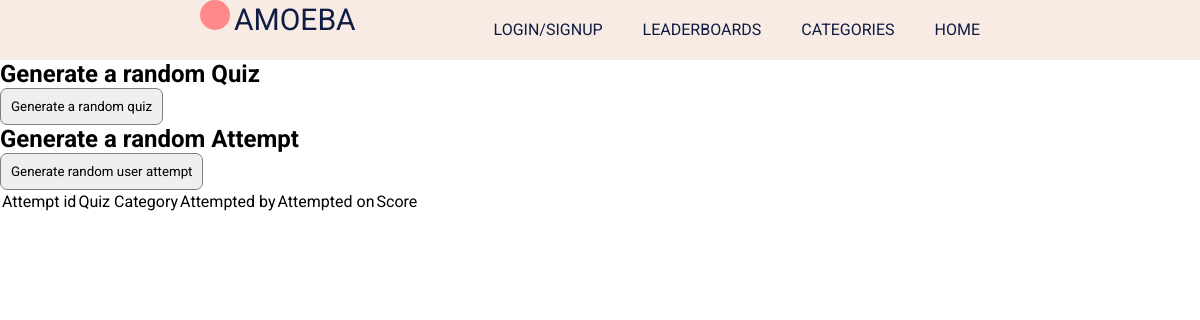
Page /pretendattempts on the earlier database version.
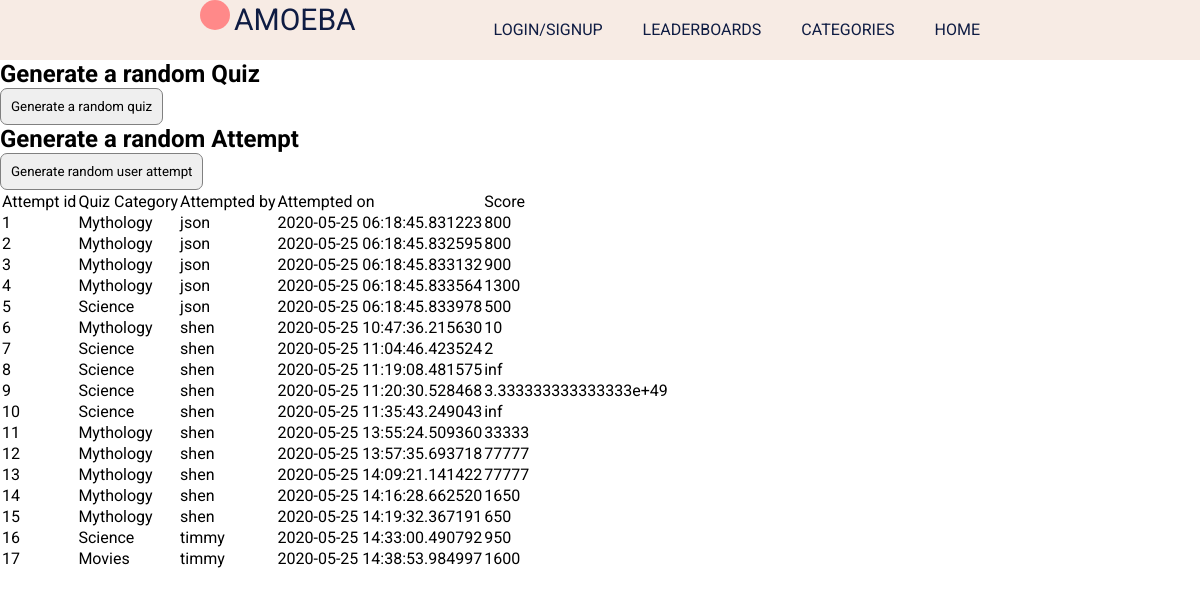
Same page on the later database version.
### app/models.py (models this page shows, shortened)
class Attempt(db.Model):
  id = db.Column(db.Integer, primary_key=True)
  user_id = db.Column(db.Integer, db.ForeignKey('user.id'))
  quiz_id = db.Column(db.Integer, db.ForeignKey('quiz.id'))
  score = db.Column(db.Integer, index=True)
  date = db.Column(db.DateTime, index=True, default=datetime.utcnow)

class Quiz(db.Model):
  id = db.Column(db.Integer, primary_key=True)
  category = db.Column(db.String(32), index=True)
  quizname = db.Column(db.String(32), index=True, unique=True)
  filename = db.Column(db.String(32),unique=True)
  date_added = db.Column(db.DateTime, index=True, default=datetime.utcnow)
  user_id = db.Column(db.Integer, db.ForeignKey('user.id'))
  attempts = db.relationship('Attempt', backref = 'quiz', lazy = 'dynamic')

class User(UserMixin, db.Model):
  id = db.Column(db.Integer, primary_key=True)
  username = db.Column(db.String(20), unique=True, index=True, nullable=False)
  email = db.Column(db.String(120), unique=True, index=True, nullable=False)
  password_hash = db.Column(db.String(128))
  posted_quizes = db.relationship('Quiz', backref = 'postedby', lazy = 'dynamic')
  attempts = db.relationship('Attempt', backref = 'user', lazy = 'dynamic')
  is_admin = db.Column(db.Boolean, default=False, nullable=False)
  date_joined = db.Column(db.DateTime, index=True, default=datetime.utcnow)

### app/routes.py (the view)
@app.route('/pretendattempts', methods=['GET','POST'])
def pretend_attempts():
  form1 = PretendGenQuiz()
  form2 = PretendGenAttempt()
  allattempts = Attempt.query.all()
  if form1.submitQuiz.data and form1.validate_on_submit():
    randomQuiz()
  elif form2.submitAttempt.data and form2.validate_on_submit():
    randomAttempt()
  return render_template('pretend_attempts.html', form1=form1, form2=form2, attempts=allattempts)

### app/testing.py
class PretendGenQuiz(FlaskForm):
  submitQuiz = SubmitField('Generate a random quiz')

class PretendGenAttempt(FlaskForm):
  submitAttempt = SubmitField('Generate random user attempt')

### app/templates/pretend_attempts.html (shortened to what this page needs)
{% extends "template.html" %}
{% block content%}
  <h2>Generate a random Quiz</h2>
  <form action="", method="post">
    <p>{{ form1.submitQuiz }}</p>
  </form>
  <h2>Generate a random Attempt</h2>
  <form action="", method="post">
    <p>{{ form2.submitAttempt }}</p>
  </form>
  <table>
    <tr>
      <td>Attempt id</td><td>Quiz Category</td><td>Attempted by</td><td>Attempted on</td><td>Score</td>
    </tr>
    {% for a in attempts %}
    <tr>
      <td>{{ a.id }}</td>
      <td>{{ a.quiz.category }}</td>
      <td>{{ a.user.username }}</td>
      <td>{{ a.date }}</td>
      <td>{{ a.score }}</td>
    </tr>
    {% endfor %}
  </table>
{% endblock %}

### app/templates/template.html (shortened to what this page needs)
<html lang="en">
  <head>
    <link
      rel="stylesheet"
      type="text/css"
      href="{{ url_for('static', filename =
    'styles/content.css')}}"
    />
  </head>
  <body>
    <header>
      <div class="header-content">
        <div class="logo">
          <div id="amoeba-logo"></div>
          <span id="logo-text">AMOEBA</span>
        </div>
        <u1 class="navigation">
          <a href="{{ url_for('index') }}">HOME</a>
          <a href="{{ url_for('categories') }}">CATEGORIES</a>
          <a href="{{ url_for('leaderboards') }}">LEADERBOARDS</a>
          {% if current_user.is_authenticated %}
          <a href="{{ url_for('logout') }}">LOGOUT</a>
          <a href="{{ url_for('profile', username=current_user.username) }}">{{ current_user.username }}</a>
          {% else %}
          <a href="{{ url_for('signup_login') }}">LOGIN/SIGNUP</a>
          {% endif %}
        </u1>
      </div>
    </header>
    {% block content %}{% endblock %}
  </body>
</html>

### app/static/styles/content.css (style rules this page uses)
* { padding: 0; margin: 0; list-style: none; text-decoration: none; font-family: 'roboto', sans-serif; box-sizing: border-box; }
body { background-color: white; }
header { width: 100%; height: 60px; display: block; background-color: #f7ebe4; }
.header-content { height: inherit; margin-left: 200px; margin-right: 200px; }
.logo { float: left; display: inline-block; color: #0f1c43; margin-top }
#amoeba-logo { background-color: #ff8989; border-radius: 50%; width: 30px; height: 30px; display: inline-block; }
#logo-text { font-size: 30px; }
.navigation { float: right; }
.navigation a { height: 100%; float: right; padding: 20px 20px; list-style: none; color: #0f1c43; }
p { font-size: 20px; color: #0f1c43; font-weight: heavy; line-height: 1.5em; }
input { border: none; }
input { border: 1px solid gray; border-radius: 7px; padding: 10px; }

Differences in the rows shown:
added Attempt: id "1", quiz.category "Mythology", user.username "json", date "2020-05-25 06:18:45.831223", score "800"
added Attempt: id "2", quiz.category "Mythology", user.username "json", date "2020-05-25 06:18:45.832595", score "800"
added Attempt: id "3", quiz.category "Mythology", user.username "json", date "2020-05-25 06:18:45.833132", score "900"
added Attempt: id "4", quiz.category "Mythology", user.username "json", date "2020-05-25 06:18:45.833564", score "1300"
added Attempt: id "5", quiz.category "Science", user.username "json", date "2020-05-25 06:18:45.833978", score "500"
added Attempt: id "6", quiz.category "Mythology", user.username "shen", date "2020-05-25 10:47:36.215630", score "10"
added Attempt: id "7", quiz.category "Science", user.username "shen", date "2020-05-25 11:04:46.423524", score "2"
added Attempt: id "8", quiz.category "Science", user.username "shen", date "2020-05-25 11:19:08.481575", score "inf"
added Attempt: id "9", quiz.category "Science", user.username "shen", date "2020-05-25 11:20:30.528468", score "3.333333333333333e+49"
added Attempt: id "10", quiz.category "Science", user.username "shen", date "2020-05-25 11:35:43.249043", score "inf"
added Attempt: id "11", quiz.category "Mythology", user.username "shen", date "2020-05-25 13:55:24.509360", score "33333"
added Attempt: id "12", quiz.category "Mythology", user.username "shen", date "2020-05-25 13:57:35.693718", score "77777"
added Attempt: id "13", quiz.category "Mythology", user.username "shen", date "2020-05-25 14:09:21.141422", score "77777"
added Attempt: id "14", quiz.category "Mythology", user.username "shen", date "2020-05-25 14:16:28.662520", score "1650"
added Attempt: id "15", quiz.category "Mythology", user.username "shen", date "2020-05-25 14:19:32.367191", score "650"
added Attempt: id "16", quiz.category "Science", user.username "timmy", date "2020-05-25 14:33:00.490792", score "950"
added Attempt: id "17", quiz.category "Movies", user.username "timmy", date "2020-05-25 14:38:53.984997", score "1600"
